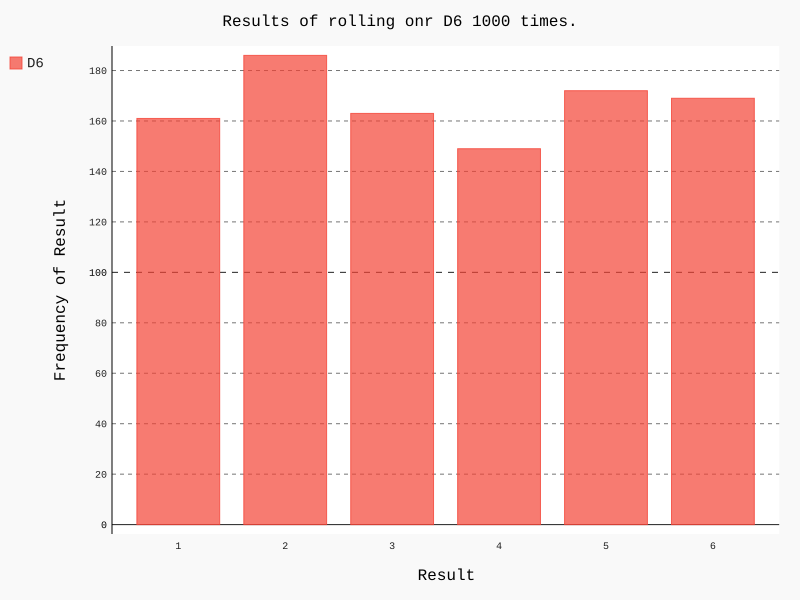

The Python source for this figure:
from die import Die
import pygal

# 创建一个 D6
die = Die()

# 掷几次骰子，并将结果存储在一个列表中
results = []
for roll_num in range(1000):
	result = die.roll()
	results.append(result)

# 分析结果
frequencies = []
for value in range(1, die.num_sides+1):
	frequency = results.count(value)
	frequencies.append(frequency)

# 对结果进行可视化
hist = pygal.Bar()

hist.title = "Results of rolling onr D6 1000 times."
hist.x_labels = ['1','2','3','4','5','6']
hist.x_title = "Result"
hist.y_title = "Frequency of Result"

hist.add('D6', frequencies)
hist.render_to_file('die_visual.svg')
